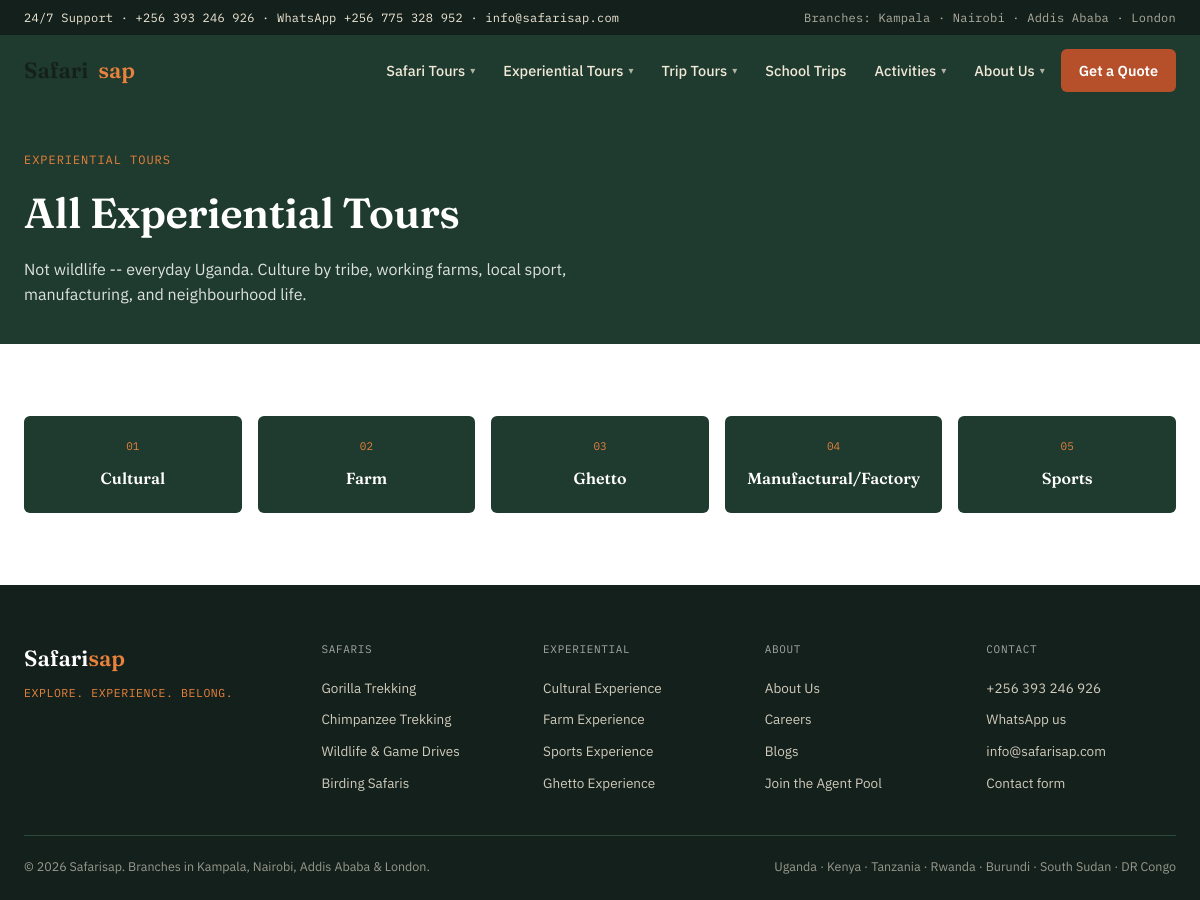
Screenshot of /experiences.php with the database file from the repository.
### tables this page shows
CREATE TABLE experience_types (
    id INT UNSIGNED AUTO_INCREMENT PRIMARY KEY,
    name VARCHAR(100) NOT NULL UNIQUE,  
    slug VARCHAR(120) NOT NULL UNIQUE
);

### includes/functions.php (called while the page is built, shortened)
<?php
function h(?string $value): string
{
    return htmlspecialchars($value ?? '', ENT_QUOTES, 'UTF-8');
}
function url(string $path): string
{
    return BASE_PATH . $path;
}

### includes/db.php (called while the page is built, shortened)
<?php
function db(): PDO
{
    static $pdo = null;
    if ($pdo === null) {
        $dsn = 'mysql:host=' . DB_HOST . ';dbname=' . DB_NAME . ';charset=utf8mb4';
        $pdo = new PDO($dsn, DB_USER, DB_PASS, [
            PDO::ATTR_ERRMODE => PDO::ERRMODE_EXCEPTION,
            PDO::ATTR_DEFAULT_FETCH_MODE => PDO::FETCH_ASSOC,
        ]);
    }
    return $pdo;
}

### experiences.php (the view, shortened to what this page needs)
<?php
$type = null;
$allTypes = db()->query('SELECT * FROM experience_types ORDER BY name')->fetchAll();
require __DIR__ . '/includes/site_header.php';
?>
<header class="page-header">
  <div class="wrap">
    <p class="page-header__eyebrow">Experiential Tours</p>
    <h1 class="page-header__title"><?= h($type ? $type['name'] : 'All Experiential Tours') ?></h1>
    <p class="page-header__lead">Not wildlife -- everyday Uganda. Culture by tribe, working farms, local sport, manufacturing, and neighbourhood life.</p>
  </div>
</header>
<?php if (!$type): ?>
<section class="section">
  <div class="wrap">
    <div class="experience-grid">
      <?php foreach ($allTypes as $i => $t): ?>
        <a href="<?= h(url('/experiences.php?type=' . $t['slug'])) ?>" class="experience-tile">
          <div class="experience-tile__number"><?= str_pad((string) ($i + 1), 2, '0', STR_PAD_LEFT) ?></div>
          <div class="experience-tile__title"><?= h(str_replace(' Experience', '', $t['name'])) ?></div>
        </a>
      <?php endforeach; ?>
    </div>
  </div>
</section>
<?php endif; ?>
<?php require __DIR__ . '/includes/site_footer.php'; ?>

### includes/site_header.php (shortened to what this page needs)
<?php
$render_site_nav = static function () {
    $nav_safari_categories = db()->query("SELECT name, slug FROM tour_categories WHERE menu_group = 'safari' ORDER BY sort_order")->fetchAll();
    $nav_trip_categories = db()->query("SELECT name, slug FROM tour_categories WHERE menu_group = 'trip' ORDER BY sort_order")->fetchAll();
    $nav_experience_types = db()->query('SELECT name, slug FROM experience_types ORDER BY name')->fetchAll();
    $nav_activities = db()->query('SELECT id, name FROM activities ORDER BY name')->fetchAll();
    require __DIR__ . '/site_nav.php';
};
?>
<!DOCTYPE html>
<html lang="en">
<head>
<link rel="stylesheet" href="<?= h(url('/assets/css/site.css')) ?>">
</head>
<body class="site">
<div class="utility-bar">
  <div class="wrap">
    <div>24/7 Support · <a href="tel:+256393246926">+256 393 246 926</a> · WhatsApp <a href="https://wa.me/256775328952">+256 775 328 952</a> · <a href="mailto:info@safarisap.com">info@safarisap.com</a></div>
    <div class="utility-bar__branches">Branches: Kampala · Nairobi · Addis Ababa · London</div>
  </div>
</div>
<?php $render_site_nav(); ?>

### includes/site_nav.php (shortened to what this page needs)
<nav class="site-nav">
  <div class="wrap">
    <a href="<?= h(url('/index.php')) ?>" class="site-nav__brand">Safari<span>sap</span></a>
    <ul class="site-nav__links">
      <li>
        <button>Safari Tours <span class="site-nav__caret">&#9662;</span></button>
      </li>
      <li>
        <button>Experiential Tours <span class="site-nav__caret">&#9662;</span></button>
      </li>
      <li>
        <button>Trip Tours <span class="site-nav__caret">&#9662;</span></button>
      </li>
      <li><a href="<?= h(url('/tours.php?category=school-trips')) ?>">School Trips</a></li>
      <li>
        <button>Activities <span class="site-nav__caret">&#9662;</span></button>
      </li>
      <li>
        <button>About Us <span class="site-nav__caret">&#9662;</span></button>
      </li>
      <li><a href="<?= h(url('/quote.php?type=safari')) ?>" class="site-nav__cta">Get a Quote</a></li>
    </ul>
  </div>
</nav>

### includes/site_footer.php
<footer class="site-footer">
  <div class="wrap">
    <div class="footer-grid">
      <div>
        <div class="footer-brand">Safari<span style="color:var(--ember);">sap</span></div>
        <div class="footer-tagline">Explore. Experience. Belong.</div>
      </div>
      <div class="footer-col">
        <p class="footer-col__title">Safaris</p>
        <a href="<?= h(url('/tours.php?category=gorilla-trekking-safaris')) ?>">Gorilla Trekking</a>
        <a href="<?= h(url('/tours.php?category=chimpanzee-trekking-safaris')) ?>">Chimpanzee Trekking</a>
        <a href="<?= h(url('/tours.php?category=wildlife-game-drives-safaris')) ?>">Wildlife &amp; Game Drives</a>
        <a href="<?= h(url('/tours.php?category=birding-safaris')) ?>">Birding Safaris</a>
      </div>
      <div class="footer-col">
        <p class="footer-col__title">Experiential</p>
        <a href="<?= h(url('/experiences.php?type=cultural-experience')) ?>">Cultural Experience</a>
        <a href="<?= h(url('/experiences.php?type=farm-experience')) ?>">Farm Experience</a>
        <a href="<?= h(url('/experiences.php?type=sports-experience')) ?>">Sports Experience</a>
        <a href="<?= h(url('/experiences.php?type=ghetto-experience')) ?>">Ghetto Experience</a>
      </div>
      <div class="footer-col">
        <p class="footer-col__title">About</p>
        <a href="<?= h(url('/about.php')) ?>">About Us</a>
        <a href="<?= h(url('/careers.php')) ?>">Careers</a>
        <a href="<?= h(url('/blog.php')) ?>">Blogs</a>
        <a href="<?= h(url('/agents.php')) ?>">Join the Agent Pool</a>
      </div>
      <div class="footer-col">
        <p class="footer-col__title">Contact</p>
        <a href="tel:+256393246926">+256 393 246 926</a>
        <a href="https://wa.me/256775328952">WhatsApp us</a>
        <a href="mailto:info@safarisap.com">info@safarisap.com</a>
        <a href="<?= h(url('/contact.php')) ?>">Contact form</a>
      </div>
    </div>
    <div class="footer-bottom">
      <span>&copy; <?= date('Y') ?> Safarisap. Branches in Kampala, Nairobi, Addis Ababa &amp; London.</span>
      <span>Uganda &middot; Kenya &middot; Tanzania &middot; Rwanda &middot; Burundi &middot; South Sudan &middot; DR Congo</span>
    </div>
  </div>
</footer>
</body>
</html>

### assets/css/site.css (style rules this page uses)
:root { --canopy: #1f3a2e; --canopy-dark: #14201b; --canopy-line: #2c4a3a; --murram: #b5502b; --murram-dark: #93401f; --savanna: #f1e9d8; --savanna-line: #e2d5b8; --dusk: #241b34; --ember: #e8823c; --gold: #c99a3e; --ink: #14201b; --white: #ffffff; --font-display: 'Fraunces', 'Iowan Old Style', Georgia, serif; --font-ui: 'IBM Plex Sans', -apple-system, BlinkMacSystemFont, 'Segoe UI', sans-serif; --font-mono: 'IBM Plex Mono', ui-monospace, SFMono-Regular, Menlo, monospace; --radius: 6px; --shadow-card: 0 1px 2px rgba(20, 32, 27, 0.06), 0 8px 24px rgba(20, 32, 27, 0.06); --max-width: 1200px; }
* { box-sizing: border-box; }
html, body { margin: 0; padding: 0; }
body.site { background: var(--white); color: var(--ink); font-family: var(--font-ui); font-size: 16px; line-height: 1.6; -webkit-font-smoothing: antialiased; }
.site a { color: inherit; text-decoration: none; }
.wrap { max-width: var(--max-width); margin: 0 auto; padding: 0 24px; }
.utility-bar { background: var(--canopy-dark); color: var(--savanna); font-family: var(--font-mono); font-size: 12px; letter-spacing: 0.02em; }
.utility-bar .wrap { display: flex; align-items: center; justify-content: space-between; padding-top: 8px; padding-bottom: 8px; gap: 16px; flex-wrap: wrap; }
.utility-bar__branches { opacity: 0.7; }
.site-nav { background: var(--canopy); position: relative; z-index: 40; }
.site-nav .wrap { display: flex; align-items: center; gap: 28px; padding-top: 14px; padding-bottom: 14px; }
.site-nav__brand { display: flex; align-items: center; gap: 10px; color: var(--white); font-family: var(--font-display); font-size: 22px; font-weight: 600; margin-right: auto; }
.site-nav__brand span { color: var(--ember); }
.site-nav__links { display: flex; align-items: center; gap: 4px; list-style: none; margin: 0; padding: 0; }
.site-nav__links > li { position: relative; }
.site-nav__links > li > a, .site-nav__links > li > button { display: inline-flex; align-items: center; gap: 5px; background: none; border: none; cursor: pointer; color: var(--savanna); font-family: var(--font-ui); font-size: 14.5px; font-weight: 500; padding: 10px 12px; border-radius: var(--radius); }
.site-nav__caret { font-size: 10px; opacity: 0.7; }
.site-nav__links > li > a.site-nav__cta { background: var(--murram); color: var(--white); padding: 10px 18px; border-radius: var(--radius); font-weight: 600; }
.section { padding: 72px 0; }
.experience-grid { display: grid; grid-template-columns: repeat(5, 1fr); gap: 16px; }
a.experience-tile { background: var(--canopy); color: var(--white); border-radius: var(--radius); padding: 22px 16px; text-align: center; }
.experience-tile__number { font-family: var(--font-mono); font-size: 11px; color: var(--ember); margin-bottom: 10px; }
.experience-tile__title { font-family: var(--font-display); font-size: 16px; font-weight: 600; }
.site-footer { background: var(--canopy-dark); color: var(--savanna); padding: 56px 0 24px; }
.footer-grid { display: grid; grid-template-columns: 1.4fr repeat(4, 1fr); gap: 32px; padding-bottom: 36px; border-bottom: 1px solid var(--canopy-line); }
.footer-brand { font-family: var(--font-display); font-size: 22px; font-weight: 600; color: var(--white); margin-bottom: 8px; }
.footer-tagline { font-family: var(--font-mono); font-size: 11.5px; letter-spacing: 0.05em; text-transform: uppercase; color: var(--ember); }
.footer-col__title { font-family: var(--font-mono); font-size: 11px; letter-spacing: 0.06em; text-transform: uppercase; color: var(--white); opacity: 0.6; margin: 0 0 14px; }
.footer-col a { display: block; font-size: 13.5px; padding: 5px 0; color: var(--savanna); opacity: 0.85; }
.footer-bottom { display: flex; justify-content: space-between; align-items: center; padding-top: 20px; font-size: 12.5px; opacity: 0.6; flex-wrap: wrap; gap: 10px; }
.page-header { background: var(--canopy); color: var(--white); padding: 44px 0 36px; }
.page-header__eyebrow { font-family: var(--font-mono); font-size: 12px; letter-spacing: 0.08em; text-transform: uppercase; color: var(--ember); margin: 0 0 10px; }
.page-header__title { font-family: var(--font-display); font-size: clamp(28px, 4vw, 42px); font-weight: 600; margin: 0 0 10px; letter-spacing: -0.01em; }
.page-header__lead { opacity: 0.85; margin: 0; max-width: 640px; }

### rows the page displays
experience_types: i "01", name "Cultural"
experience_types: i "02", name "Farm"
experience_types: i "03", name "Ghetto"
experience_types: i "04", name "Manufactural/Factory"
experience_types: i "05", name "Sports"

### other values shown
$type ? $type['name'] : 'All Experiential Tours' "All Experiential Tours"
